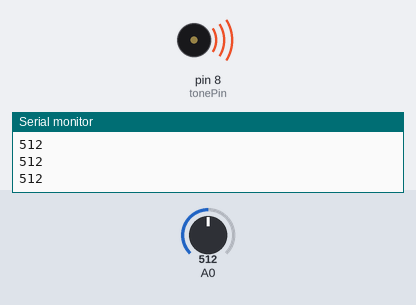
A sketch run on a simulated Arduino Uno, built with avr-gcc and run on an emulated ATmega328P. Shown: buzzer (waves = sounding), the last lines printed to the serial monitor. The test bench sets the inputs (shaded band); at power-on: A0 = 512.

Above: at 1.2 s.
1.3 s: A0 set to 492
At 2.4 s:
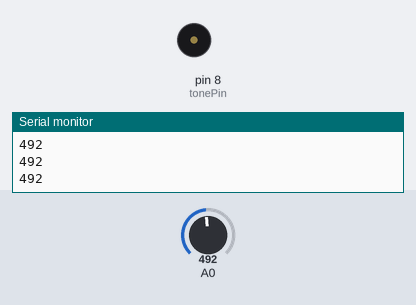
2.8 s: A0 set to 511
At 3.7 s:
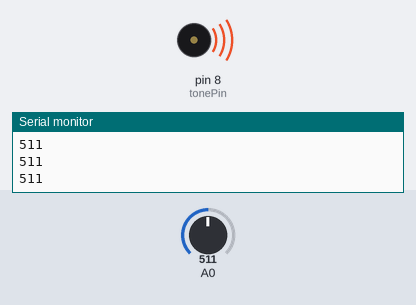
4.3 s: A0 set to 495
At 4.8 s:
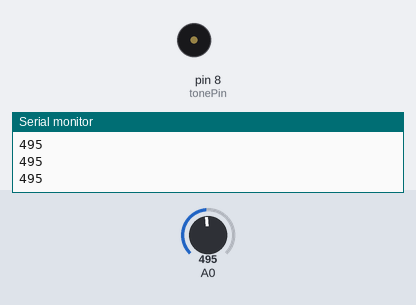
Timing chart, 0 to 7.3 s (numbered marks = the images above; inputs shaded):
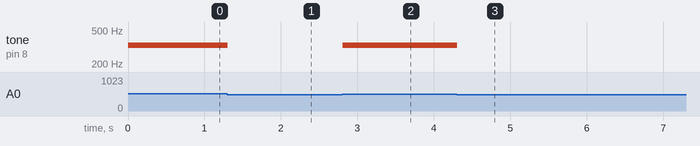

The sketch:

Piano.ino
```cpp
int tonePin = 8;
int buttons[6];
int notes[] = {262,294,330,349};

void setup() {
  Serial.begin(9600);
}

void loop() {
 buttons[0] = 2;
 int keyVal = analogRead(A0);
 Serial.println(keyVal);

 if(keyVal == 1023)
    tone(8, notes[0]);
 else if(keyVal >= 990 && keyVal <= 1010)
    tone(tonePin, notes[1]);
 else if(keyVal >= 505 && keyVal <= 515)
    tone(tonePin, notes[2]);
 else if(keyVal >= 5 && keyVal <= 10)
    tone(tonePin, notes[3]);
 else
    noTone(8);

}
```

Measured:
- the behaviour switches between 505 and 504 on A0 (found by bisection; images 0 and 1)
- after the input at 1.3 s, tone on pin 8 (tonePin): 330 Hz → silent at once
- after the input at 2.8 s, tone on pin 8 (tonePin): silent → 330 Hz at once
- after the input at 4.3 s, tone on pin 8 (tonePin): 330 Hz → silent at once
